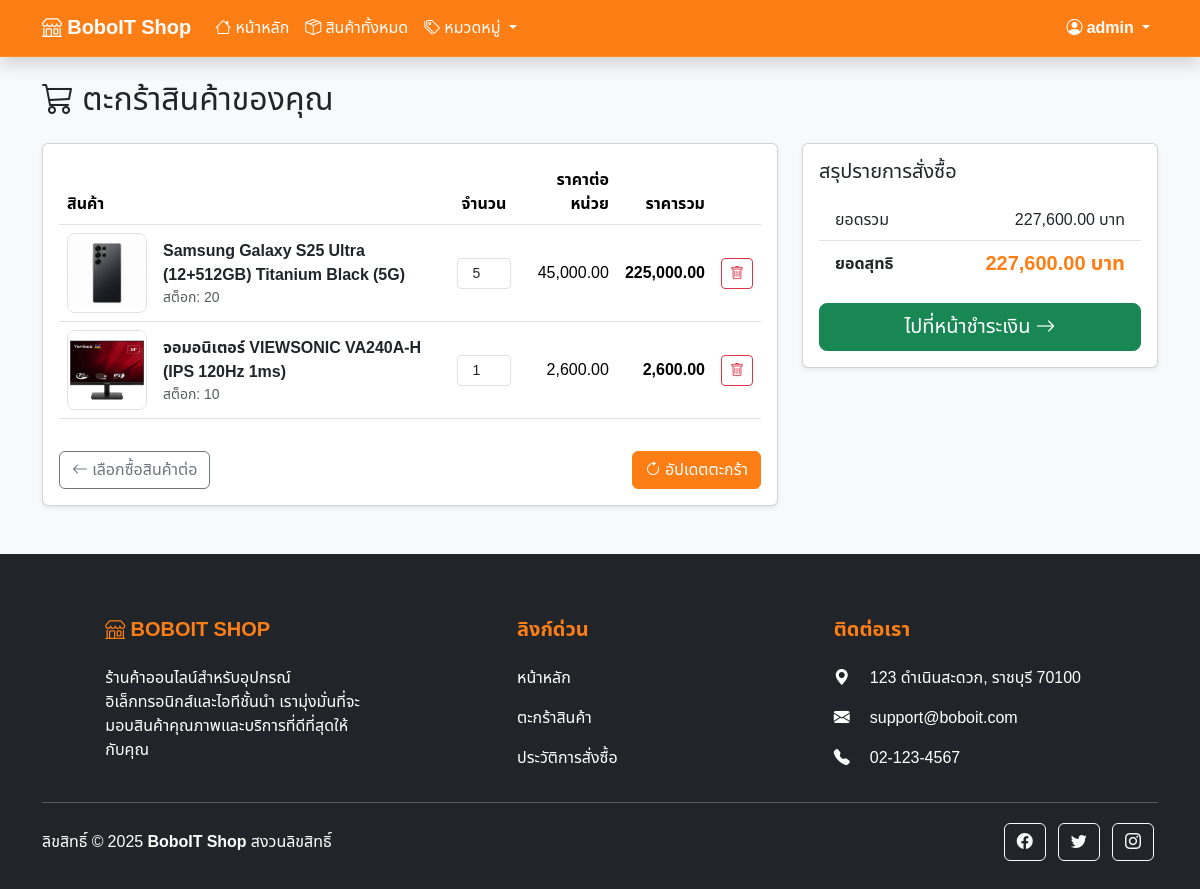
Before: /cart.php (signed in) with the older database file.
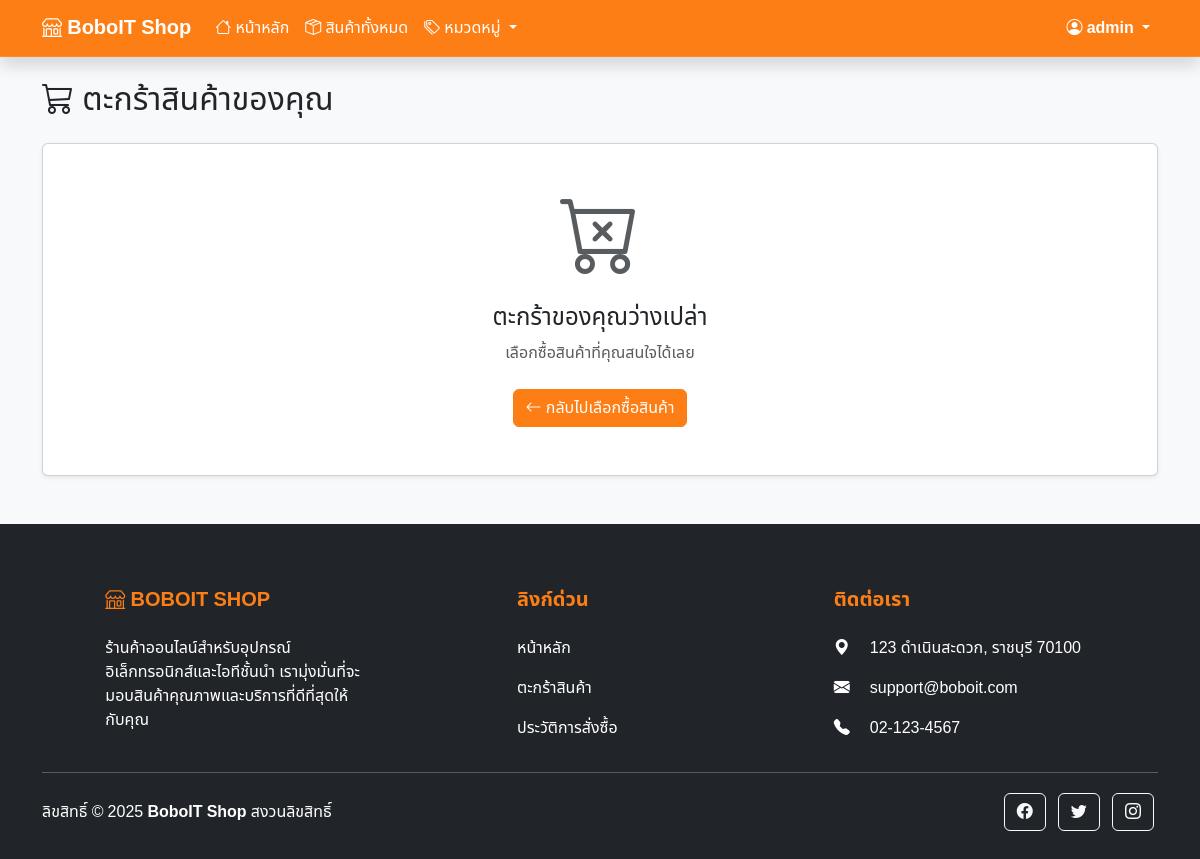
After: the same page with the newer database file.
### tables this page shows
CREATE TABLE `cart` (
  `cart_id` int(11) NOT NULL,
  `user_id` int(11) DEFAULT NULL,
  `product_id` int(11) DEFAULT NULL,
  `quantity` int(11) NOT NULL,
  `added_at` timestamp NOT NULL DEFAULT current_timestamp()
);

CREATE TABLE `products` (
  `product_id` int(11) NOT NULL,
  `product_name` varchar(150) NOT NULL,
  `description` text DEFAULT NULL,
  `price` decimal(10,2) NOT NULL,
  `stock` int(11) DEFAULT 0,
  `image` varchar(255) NOT NULL,
  `category_id` int(11) DEFAULT NULL,
  `created_at` timestamp NOT NULL DEFAULT current_timestamp()
);

### cart.php (the view, shortened to what the changed rows need)
<?php
require 'config.php';
$user_id = $_SESSION['user_id'];
$stmt = $conn->prepare("SELECT cart.cart_id, cart.quantity, products.product_id, products.product_name, products.price, products.image, products.stock
FROM cart
JOIN products ON cart.product_id = products.product_id
WHERE cart.user_id = ?");
$stmt->execute([$user_id]);
$items = $stmt->fetchAll(PDO::FETCH_ASSOC);
$total = 0;
foreach ($items as $item) {
$total += $item['quantity'] * $item['price'];
}
?>
<!DOCTYPE html>
<html lang="th">
<head>
    <link href="https://cdn.jsdelivr.net/npm/bootstrap@5.3.7/dist/css/bootstrap.min.css" rel="stylesheet">
    <link href="https://cdn.jsdelivr.net/npm/bootstrap-icons@1.10.0/font/bootstrap-icons.css" rel="stylesheet">
    <link rel="stylesheet" href="main.css">
</head>
<body>
    <div class="container mt-4">
        <h2 class="mb-4"><i class="bi bi-cart3"></i> ตะกร้าสินค้าของคุณ</h2>
        <?php if (empty($items)) : ?>
            <div class="card text-center shadow-sm">
                <div class="card-body p-5">
                    <i class="bi bi-cart-x display-1 text-muted"></i>
                    <h4 class="mt-3">ตะกร้าของคุณว่างเปล่า</h4>
                    <p class="text-muted">เลือกซื้อสินค้าที่คุณสนใจได้เลย</p>
                    <a href="products.php" class="btn btn-warning mt-2">
                        <i class="bi bi-arrow-left"></i> กลับไปเลือกซื้อสินค้า
                    </a>
                </div>
            </div>
        <?php else : ?>
            <form action="cart.php" method="post">
                <div class="row g-4">
                    <div class="col-lg-8">
                        <div class="card shadow-sm">
                            <div class="card-body">
                                <div class="table-responsive">
                                    <table class="table align-middle">
                                        <thead>
                                            <tr>
                                                <th scope="col">สินค้า</th>
                                                <th scope="col" class="text-center">จำนวน</th>
                                                <th scope="col" class="text-end">ราคาต่อหน่วย</th>
                                                <th scope="col" class="text-end">ราคารวม</th>
                                                <th scope="col" class="text-center"></th>
                                            </tr>
                                        </thead>
                                        <tbody>
                                            <?php foreach ($items as $item) : ?>
                                                <tr>
                                                    <td>
                                                        <div class="d-flex align-items-center">
                                                            <img src="<?= !empty($item['image']) ? 'product_images/' . rawurlencode($item['image']) : 'product_images/no-image.jpg' ?>" class="cart-item-img me-3" alt="<?= htmlspecialchars($item['product_name']) ?>">
                                                            <div>
                                                                <a href="product_detail.php?id=<?= $item['product_id'] ?>" class="text-dark text-decoration-none fw-bold"><?= htmlspecialchars($item['product_name']) ?></a>
                                                                <div class="text-muted small">สต็อก: <?= $item['stock'] ?></div>
                                                            </div>
                                                        </div>
                                                    </td>
                                                    <td class="text-center">
                                                        <input type="number" name="quantities[<?= $item['cart_id'] ?>]" class="form-control form-control-sm text-center quantity-input mx-auto" value="<?= $item['quantity'] ?>" min="0" max="<?= $item['stock'] ?>">
                                                    </td>
                                                    <td class="text-end"><?= number_format($item['price'], 2) ?></td>
                                                    <td class="text-end fw-bold"><?= number_format($item['price'] * $item['quantity'], 2) ?></td>
                                                    <td class="text-center">
                                                        <button type="button" class="btn btn-sm btn-outline-danger delete-cart-item-button"
                                                                data-cart-id="<?= $item['cart_id'] ?>"
                                                                data-product-name="<?= htmlspecialchars($item['product_name']) ?>"
                                                                title="ลบสินค้า">
                                                            <i class="bi bi-trash"></i>
                                                        </button>
                                                    </td>
                                                </tr>
                                            <?php endforeach; ?>
                                        </tbody>
                                    </table>
                                </div>
                                <div class="d-flex justify-content-between align-items-center mt-3">
                                    <a href="products.php" class="btn btn-outline-secondary"><i class="bi bi-arrow-left"></i> เลือกซื้อสินค้าต่อ</a>
                                    <button type="submit" name="update_cart" class="btn btn-warning"><i class="bi bi-arrow-clockwise"></i> อัปเดตตะกร้า</button>
                                </div>
                            </div>
                        </div>
                    </div>
                    <div class="col-lg-4">
                        <div class="card shadow-sm">
                            <div class="card-body">
                                <h5 class="card-title mb-3">สรุปรายการสั่งซื้อ</h5>
                                <ul class="list-group list-group-flush">
                                    <li class="list-group-item d-flex justify-content-between align-items-center">
                                        ยอดรวม
                                        <span><?= number_format($total, 2) ?> บาท</span>
                                    </li>
                                    <li class="list-group-item d-flex justify-content-between align-items-center fw-bold">
                                        ยอดสุทธิ
                                        <span class="fs-5 text-warning"><?= number_format($total, 2) ?> บาท</span>
                                    </li>
                                </ul>
                                <div class="d-grid mt-3">
                                    <a href="checkout.php" class="btn btn-success btn-lg">
                                        ไปที่หน้าชำระเงิน <i class="bi bi-arrow-right"></i>
                                    </a>
                                </div>
                            </div>
                        </div>
                    </div>
                </div>
            </form>
        <?php endif; ?>
    </div>
</body>
</html>

Changed rows visible on the page:
removed cart: product.image (picture), product.product_name "Samsung Galaxy S25 Ultra (12+512GB) Titanium Black (5G)", product.stock "20", quantity "5", product.price "45,000.00", $item['price'] * $item['quantity'] "225,000.00"
removed cart: product.image (picture), product.product_name "จอมอนิเตอร์ VIEWSONIC VA240A-H (IPS 120Hz 1ms)", product.stock "10", quantity "1", product.price "2,600.00", $item['price'] * $item['quantity'] "2,600.00"
Other visible differences:
$total: "227,600.00" → (not shown)
text no longer shown: "สินค้า จำนวน ราคาต่อหน่วย ราคารวม เลือกซื้อสินค้าต่อ อัปเดตตะกร้า สรุปรายการสั่งซื้อ ยอดรวม บาท ยอดสุทธิ บาท ไปที่หน้าชำระเงิน"
text now shown: "ตะกร้าของคุณว่างเปล่า เลือกซื้อสินค้าที่คุณสนใจได้เลย กลับไปเลือกซื้อสินค้า"
